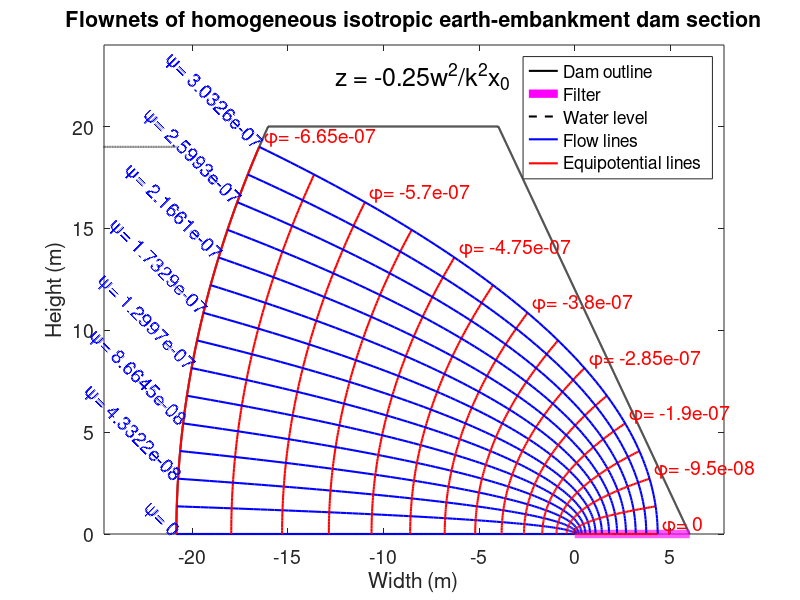

This figure's MATLAB source:
%=========================================================================
% MATLAB script file to draw the flownets of a homogeneous isotropic earth   
% embankment dam using the conformal mapping technique
%=========================================================================
% Prepared by SUBHADIP NASKAR, RESEARCH SCHOLAR, IIT GUWAHATI
%=========================================================================
clear all; clc; warning('off','all')
%=========================================================================
% INPUTS::
hd = 20;            % Height of the dam (m)
hw = 19;            % Height of the water level (m)
twd = 12;           % Top width of the dam (m)
fw = 6;             % Width of the filter (m)
ss = 1/0.5;         % Slope of two sides of the dam (vertical/horizontal)
k = 3.5*10^(-8);    % Coefficient of permeability (m/s)
fl = 15;            % Numbers of flow lines (odd number)
yf = 1.2;           % Depth factor
xf = 1.30;          % Width factor
%=========================================================================
% DERIVED PARAMETERS::
bwd = 2*hd/ss+twd;  % Bottom width of the dam (m)
C = [-bwd+fw+hw/ss hw]; 
xo = 0.5*(C(1)+sqrt(C(1)^2+C(2)^2));
q = 2*k*xo; 
const = -1/(2*k*q);
%=========================================================================
% PLOT OF THE GIVEN EMBANKMENT DAM::
p1 = [-bwd+fw 0]; 
p2 = [p1(1)+hd/ss hd]; 
p3 = [p2(1)+twd hd]; 
p4 = [fw 0];
for i = 1:6
    if i == 1
        x1 = p1(1); y1 = p1(2); x2 = p2(1); y2 = p2(2);
        yy = linspace(y1,y2,2000); 
        xx = 0.5*(q*yy.^2/(k*hw^2)-k*hw^2/q);
        p1(1) = min(xx); 
        p2(1) = max(xx);
    elseif i == 2
        x1 = p2(1); y1 = p2(2); x2 = p3(1); y2 = p3(2);
    elseif i == 3
        x1 = p3(1); y1 = p3(2); x2 = p4(1); y2 = p4(2);
    elseif i == 4
        x1 = 0; y1 = 0; x2 = p1(1); y2 = p1(2);
    elseif i == 5
        x1 = p4(1); y1 = p4(2); x2 = 0; y2 = 0;
    else
        x1 = p2(1)-hw/ss; 
        y1 = hw;  
        x2 = 0.5*(q*y2^2/(k*hw^2)-k*hw^2/q);
        y2 = hw;
    end
    if i ~= 1
        xx = linspace(x1,x2,2000); 
        m = (y2-y1)/(x2-x1); 
        yy = m.*xx-m*x1+y1;
    end
    figure (1);  
    xlim([-bwd/xf xf*fw]); 
    ylim([0 yf*hd]); 
    hold on; box on;
    if i <= 4
        if i == 1
            leg1 = plot(xx,yy,'k','linewidth',1.5);
        else
            plot(xx,yy,'k','linewidth',1.5)
        end
    elseif i == 5
        leg2 = plot(xx,yy,'m','linewidth',6);
    else
        leg3 = plot(xx,yy,'k--','linewidth',1.5);
    end
end
%=========================================================================
% FLOW LINES IN W-PLANE::
x = linspace(-k*hw,0,fl); 
y = linspace(0,q,fl);
for i = 1:fl
    % '||' to x-axis
    xx = linspace(0,-k*hw,100); 
    yx = y(i)*diag(eye(100)); 
    % '||' to y-axis
    xy = x(i)*diag(eye(100)); 
    yy = linspace(0,q,100);     
    wx(i,1:100) = complex(xx,yx'); 
    wy(i,1:100) = complex(xy',yy); 
end
%=========================================================================
% FLOW LINES IN Z-PLANE::
zx = const*wx.^2; 
zy = const*wy.^2;
for i = 1:fl
    leg4 = plot(real(zx(i,:)),imag(zx(i,:)),'b','linewidth',1.5);
    leg5 = plot(real(zy(i,:)),imag(zy(i,:)),'r','linewidth',1.5);
end
xlabel('Width (m)','fontsize',14); 
ylabel('Height (m)','fontsize',14);
title('Flownets of homogeneous isotropic earth-embankment dam section',...
    'fontsize',14);
legend([leg1 leg2 leg3 leg4 leg5],{'Dam outline','Filter','Water level',...
    'Flow lines','Equipotential lines'},'fontsize',14);
set(gca,'FontSize',14);
for i = 1:2:fl
    t1 = ['\phi= ',num2str(x(i))]; 
    t2 = ['\psi= ',num2str(y(i))];
    xc1 = max(real(zy(i,:))); 
    yc1 = max(imag(zy(i,:)));
    ht1 = text(xc1+0.25,yc1,t1,'HorizontalAlignment','left','Color',...
        'r','VerticalAlignment','bottom','fontsize',14); 
    set(ht1,'Rotation',0);
    xc2 = min(real(zx(i,:))); 
    yc2 = max(imag(zx(i,:)));
    ht2 = text(xc2,yc2,t2,'HorizontalAlignment','right','Color','b',...
        'fontsize',14); set(ht2,'Rotation',-45);
end
t = ['z = -0.25w^2/k^2x_0'];
text(-12.5,22.5,t,'HorizontalAlignment','left','Color','k',...
    'fontsize',18)
%=========================================================================